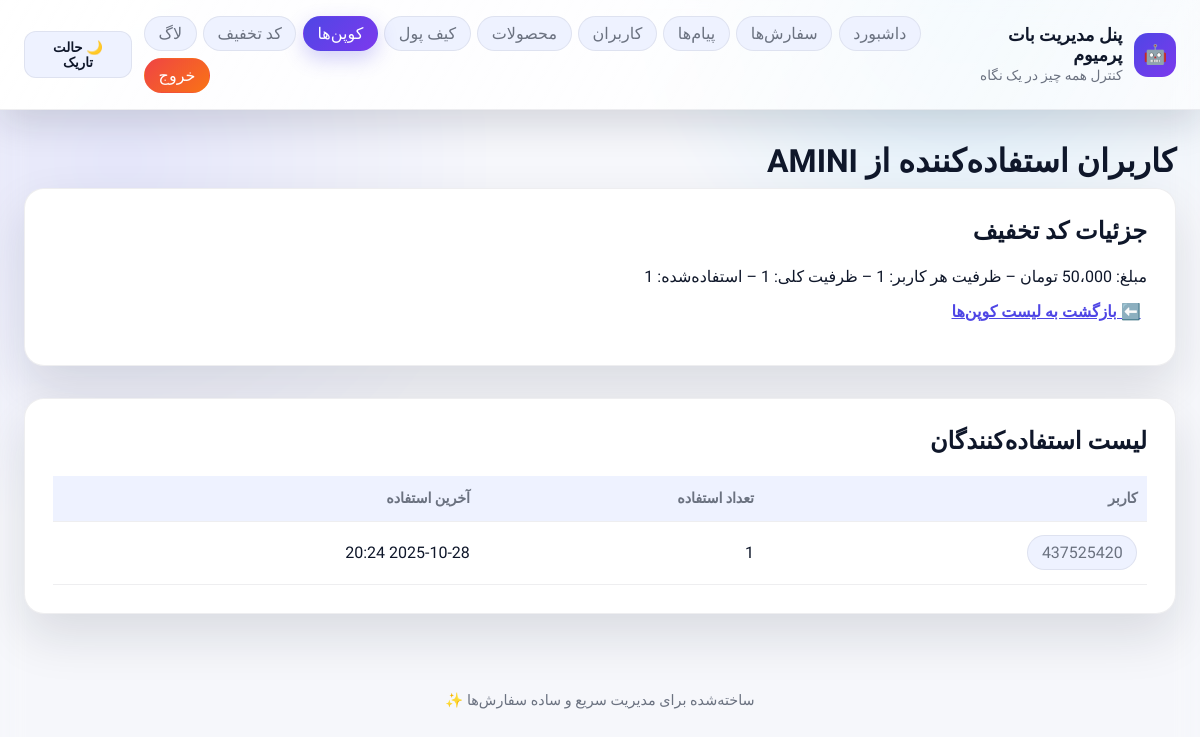
/coupons/1/redemptions (signed in), run on the app's committed database.
### tables this page shows
CREATE TABLE coupons(
                id INTEGER PRIMARY KEY AUTOINCREMENT,
                code TEXT UNIQUE NOT NULL,
                amount INTEGER NOT NULL,
                usage_limit INTEGER NOT NULL,
                used_count INTEGER DEFAULT 0,
                is_active INTEGER DEFAULT 1,
                expires_at TEXT,
                created_at TEXT,
                updated_at TEXT
            , usage_limit_per_user INTEGER DEFAULT 1);

CREATE TABLE coupon_redemptions(
                id INTEGER PRIMARY KEY AUTOINCREMENT,
                coupon_id INTEGER NOT NULL,
                user_id INTEGER NOT NULL,
                amount INTEGER NOT NULL,
                redeemed_at TEXT, times_used INTEGER DEFAULT 1,
                UNIQUE(coupon_id, user_id),
                FOREIGN KEY(coupon_id) REFERENCES coupons(id) ON DELETE CASCADE
            );

### app/webadmin/server.py (the view)
    @app.get("/coupons/{coupon_id}/redemptions")
    async def coupon_redemptions_page(
        request: Request, coupon_id: int, user: str = Depends(_login_required)
    ):
        coupon = get_coupon(coupon_id)
        if not coupon:
            raise HTTPException(status.HTTP_404_NOT_FOUND, detail="کوپن یافت نشد")
        redemptions = list_coupon_redemptions(coupon_id)
        for r in redemptions:
            r["times_used"] = int(r.get("times_used") or 0)
        return _render(
            request,
            "coupon_redemptions.html",
            {
                "title": f"استفاده‌کنندگان {coupon.get('code')}",
                "coupon": coupon,
                "redemptions": redemptions,
                "format_amount": _format_amount,
                "format_datetime": _format_datetime,
                "nav": "coupons",
            },
        )

### app/webadmin/templates/coupon_redemptions.html
{% extends 'base.html' %}
{% block content %}
<h1>کاربران استفاده‌کننده از {{ coupon.code }}</h1>
<section class="panel">
    <header>
        <h2>جزئیات کد تخفیف</h2>
    </header>
    <p>
        مبلغ: {{ format_amount(coupon.amount) }} تومان – ظرفیت هر کاربر: {{ coupon.usage_limit_per_user }} – ظرفیت کلی: {{ coupon.usage_limit }} – استفاده‌شده: {{ coupon.used_count }}
    </p>
    <p>
        <a href="{{ url_for('coupons_page') }}" class="btn-ghost">⬅️ بازگشت به لیست کوپن‌ها</a>
    </p>
</section>
<section class="panel">
    <header><h2>لیست استفاده‌کنندگان</h2></header>
    <table>
        <thead>
            <tr>
                <th>کاربر</th>
                <th>تعداد استفاده</th>
                <th>آخرین استفاده</th>
            </tr>
        </thead>
        <tbody>
            {% for redemption in redemptions %}
            <tr>
                <td>
                    <a href="{{ url_for('user_detail', user_id=redemption.user_id) }}" class="chip">{{ redemption.user_id }}</a>
                </td>
                <td>{{ redemption.times_used }}</td>
                <td>{{ format_datetime(redemption.redeemed_at) }}</td>
            </tr>
            {% else %}
            <tr><td colspan="3" class="empty">هیچ استفاده‌ای ثبت نشده است.</td></tr>
            {% endfor %}
        </tbody>
    </table>
</section>
{% endblock %}

### app/webadmin/static/styles.css (style rules this page uses)
:root { color-scheme: light dark; --bg: radial-gradient(circle at 10% 20%, rgba(99,102,241,0.12), transparent 30%), radial-gradient(circle at 80% 0%, rgba(14,165,233,0.12), transparent 26%), #f6f7fb; --surface: #ffffff; --surface-alt: #eef2ff; --surface-ghost: rgba(255, 255, 255, 0.65); --text: #0f172a; --muted: #6b7280; --accent: #4f46e5; --accent-strong: #7c3aed; --border: rgba(15, 23, 42, 0.07); --success: #16a34a; --warning: #f59e0b; --danger: #dc2626; font-family: "Vazirmatn", "IRANSans", "Tahoma", sans-serif; background-attachment: fixed; }
* { box-sizing: border-box; }
body { margin: 0; background: var(--bg); color: var(--text); min-height: 100vh; }
.chip { display: inline-flex; align-items: center; gap: 0.35rem; padding: 0.45rem 0.85rem; border-radius: 999px; text-decoration: none; color: var(--muted); background: var(--surface-alt); border: 1px solid var(--border); transition: transform 0.15s ease, box-shadow 0.15s ease, color 0.15s ease; }
h1, h2, h3 { margin: 0 0 0.5rem 0; font-weight: 700; }
.btn-ghost { background: transparent; border: none; color: var(--accent); cursor: pointer; font-weight: 600; padding: 0.3rem 0.4rem; }
.panel { background: var(--surface); border-radius: 20px; box-shadow: 0 22px 50px rgba(15, 23, 42, 0.12); padding: 1.75rem; margin-bottom: 2rem; border: 1px solid var(--border); }
.panel header { display: flex; align-items: flex-start; justify-content: space-between; margin-bottom: 1rem; gap: 1rem; }
.panel header h2 { margin-bottom: 0.35rem; }
.table, table { width: 100%; border-collapse: collapse; }
table th, table td { padding: 0.85rem 0.6rem; border-bottom: 1px solid var(--border); text-align: right; }
.table thead tr, table thead tr { background: var(--surface-alt); }
table tbody tr:nth-child(odd) { background: var(--surface); }
table th { color: var(--muted); font-size: 0.9rem; font-weight: 700; letter-spacing: -0.01em; }

### data on the page
coupons: code "AMINI", amount "50،000", used_count "1"
coupon_redemptions: user_id "437525420", times_used "1", redeemed_at "2025-10-28 20:24"

### other printed values
{{ '☀️ حالت روشن' if theme == 'dark' else '🌙 حالت تاریک' }} "🌙 حالت تاریک"
